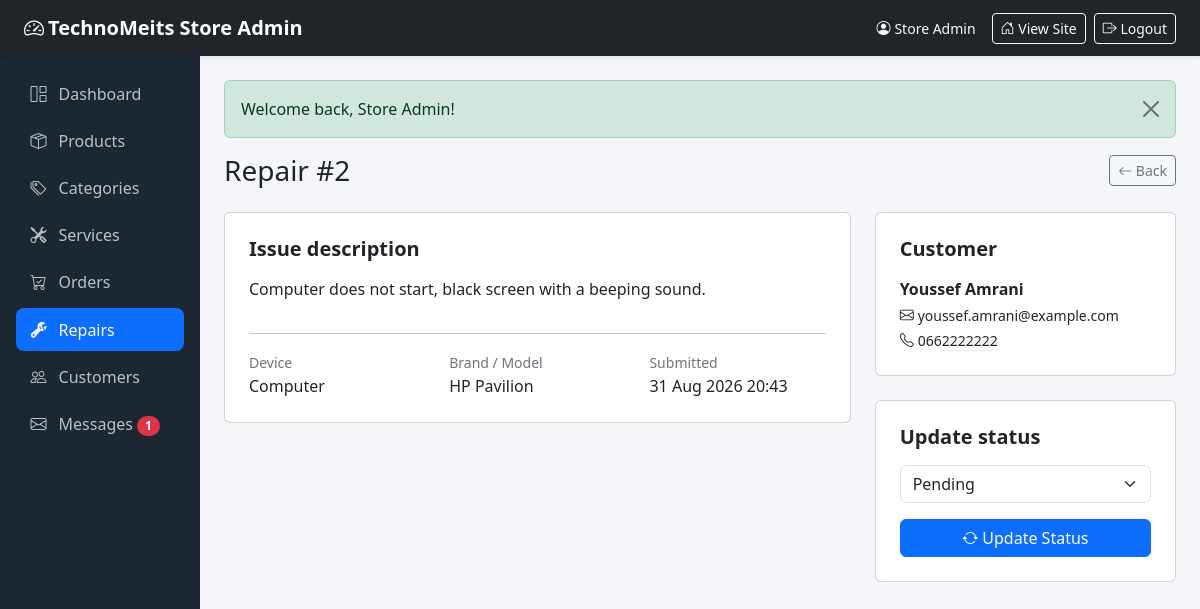
Page /public/admin/repairs/show/2 (signed in) on the committed database.
### tables this page shows
CREATE TABLE repair_requests (
    id                INT UNSIGNED AUTO_INCREMENT PRIMARY KEY,
    user_id           INT UNSIGNED DEFAULT NULL,
    customer_name     VARCHAR(100) NOT NULL,
    customer_email    VARCHAR(150) NOT NULL,
    customer_phone    VARCHAR(20)  NOT NULL,
    device_type       VARCHAR(50)  NOT NULL,
    brand_model       VARCHAR(100) DEFAULT NULL,
    issue_description TEXT NOT NULL,
    status            ENUM('pending', 'in_progress', 'repaired', 'collected', 'cancelled') NOT NULL DEFAULT 'pending',
    created_at        TIMESTAMP NOT NULL DEFAULT CURRENT_TIMESTAMP,
    updated_at        TIMESTAMP NOT NULL DEFAULT CURRENT_TIMESTAMP ON UPDATE CURRENT_TIMESTAMP,
    INDEX idx_repairs_status (status),
    CONSTRAINT fk_repairs_user
        FOREIGN KEY (user_id) REFERENCES users (id) ON DELETE SET NULL
);

### app/controllers/admin/RepairsController.php (called while the page is built, shortened)
<?php
class RepairsController extends Controller
{
    public function show($id)
    {
        $request = (new RepairRequest())->find($id);
        $this->adminView('admin/repairs/show', [
            'title'       => 'Repair #' . $id,
            'adminActive' => 'repairs',
            'request'     => $request,
        ]);
    }
}

### app/core/App.php (called while the page is built, shortened)
<?php
class App
{
    protected $controller;
    protected $method = 'index';
    public function __construct()
    {
        $url = $this->parseUrl();
        if (!empty($url) && strtolower($url[0]) === 'admin') {
            array_shift($url);
            $this->resolveAdmin($url);
        } else {
            $this->resolvePublic($url);
        }
        $this->params = array_values($url);
        call_user_func_array([$this->controller, $this->method], $this->params);
    }
    private function resolveAdmin(&$url)
    {
        $controllerName = !empty($url[0]) ? ucfirst(strtolower($url[0])) . 'Controller' : 'DashboardController';
        $class          = 'App\\Controllers\\Admin\\' . $controllerName;
        array_shift($url);
        $this->controller = class_exists($class) ? new $class() : new ErrorController();
        $this->method     = !empty($url[0]) ? strtolower(array_shift($url)) : 'index';
    }
    private function parseUrl()
    {
        if (isset($_GET['url'])) {
            $url = rtrim($_GET['url'], '/');
            $url = filter_var($url, FILTER_SANITIZE_URL);
            return explode('/', $url);
        }
        return [];
    }
}

### public/index.php (called while the page is built, shortened)
<?php
require_once APP_PATH . '/core/helpers.php';
spl_autoload_register(function ($class) {
    $prefix = 'App\\';
    if (strncmp($class, $prefix, strlen($prefix)) === 0) {
        $file = APP_PATH . '/' . str_replace('\\', '/', substr($class, strlen($prefix))) . '.php';
    }
});
new App();

### app/core/Database.php (called while the page is built, shortened)
<?php
class Database
{
    private static $instance = null;
    private $pdo;
    private function __construct()
    {
        $dsn = 'mysql:host=' . DB_HOST . ';port=' . DB_PORT . ';dbname=' . DB_NAME . ';charset=utf8mb4';
        try {
            $this->pdo = new PDO($dsn, DB_USER, DB_PASS, [
                PDO::ATTR_ERRMODE            => PDO::ERRMODE_EXCEPTION,
                PDO::ATTR_DEFAULT_FETCH_MODE => PDO::FETCH_ASSOC,
                PDO::ATTR_EMULATE_PREPARES   => false,
                PDO::ATTR_TIMEOUT            => 5,
            ]);
        } catch (PDOException $e) {
            http_response_code(500);
            die('Database connection failed: ' . htmlspecialchars($e->getMessage(), ENT_QUOTES, 'UTF-8'));
        }
    }
    public static function instance()
    {
        if (self::$instance === null) {
            self::$instance = new self();
        }
        return self::$instance;
    }
    public function run($sql, $params = [])
    {
        $stmt = $this->pdo->prepare($sql);
        $stmt->execute($params);
        return $stmt;
    }
    public function fetch($sql, $params = [])
    {
        return $this->run($sql, $params)->fetch();
    }
}

### app/core/Model.php (called while the page is built, shortened)
<?php
abstract class Model
{
    protected $db;
    protected $table;
    protected $primaryKey = 'id';
    public function __construct()
    {
        $this->db = Database::instance();
    }
    public function find($id)
    {
        return $this->db->fetch(
            "SELECT * FROM {$this->table} WHERE {$this->primaryKey} = ? LIMIT 1",
            [$id]
        );
    }
}

### app/core/helpers.php (called while the page is built, shortened)
<?php
function e($value)
{
    return htmlspecialchars((string) $value, ENT_QUOTES, 'UTF-8');
}
function url($path = '')
{
    return BASE_URL . ltrim($path, '/');
}

### app/views/admin/repairs/show.php (the view, shortened to what this page needs)
<div class="d-flex justify-content-between align-items-center mb-4">
    <h1 class="h3 mb-0">Repair #<?= (int) $request['id'] ?></h1>
    <a href="<?= url('admin/repairs') ?>" class="btn btn-outline-secondary btn-sm"><i class="bi bi-arrow-left"></i> Back</a>
</div>
<div class="row g-4">
    <div class="col-lg-8">
        <div class="card p-4">
            <h5 class="fw-bold mb-3">Issue description</h5>
            <p><?= nl2br(e($request['issue_description'])) ?></p>
            <hr>
            <div class="row">
                <div class="col-md-4">
                    <span class="text-secondary small">Device</span>
                    <div><?= e(ucfirst($request['device_type'])) ?></div>
                </div>
                <div class="col-md-4">
                    <span class="text-secondary small">Brand / Model</span>
                    <div><?= e($request['brand_model'] ?: '-') ?></div>
                </div>
                <div class="col-md-4">
                    <span class="text-secondary small">Submitted</span>
                    <div><?= date('d M Y H:i', strtotime($request['created_at'])) ?></div>
                </div>
            </div>
        </div>
    </div>
    <div class="col-lg-4">
        <div class="card p-4 mb-4">
            <h5 class="fw-bold mb-3">Customer</h5>
            <p class="mb-1"><strong><?= e($request['customer_name']) ?></strong></p>
            <p class="mb-1 small"><i class="bi bi-envelope me-1"></i><?= e($request['customer_email']) ?></p>
            <p class="mb-0 small"><i class="bi bi-telephone me-1"></i><?= e($request['customer_phone']) ?></p>
        </div>
        <div class="card p-4">
            <h5 class="fw-bold mb-3">Update status</h5>
            <form method="post" action="<?= url('admin/repairs/updateStatus/' . $request['id']) ?>">
                <div class="mb-3">
                    <select name="status" class="form-select">
                        <?php foreach (['pending', 'in_progress', 'repaired', 'collected', 'cancelled'] as $status): ?>
                            <option value="<?= $status ?>" <?= $request['status'] === $status ? 'selected' : '' ?>><?= ucwords(str_replace('_', ' ', $status)) ?></option>
                        <?php endforeach; ?>
                    </select>
                </div>
                <button class="btn btn-primary w-100"><i class="bi bi-arrow-repeat"></i> Update Status</button>
            </form>
        </div>
    </div>
</div>

### public/assets/css/style.css (style rules this page uses)
:root { --brand-color: #0d6efd; --brand-dark: #0b5ed7; }
body { font-family: system-ui, -apple-system, "Segoe UI", Roboto, sans-serif; overflow-x: hidden; }
.admin-body { background: #f4f6f9; }

### rows in the picture
repair_requests: id "2", issue_description "Computer does not start, black screen with a beeping sound.", device_type "Computer", brand_model "HP Pavilion", created_at "31 Aug 2026 20:43", customer_name "Youssef Amrani", customer_email "youssef.amrani@example.com", customer_phone "0662222222", status "Pending"

### other values in the picture
APP_NAME "TechnoMeits Store"
currentUser()['name'] "Store Admin"
$unread "1"
$alert['message'] "Welcome back, Store Admin!"
